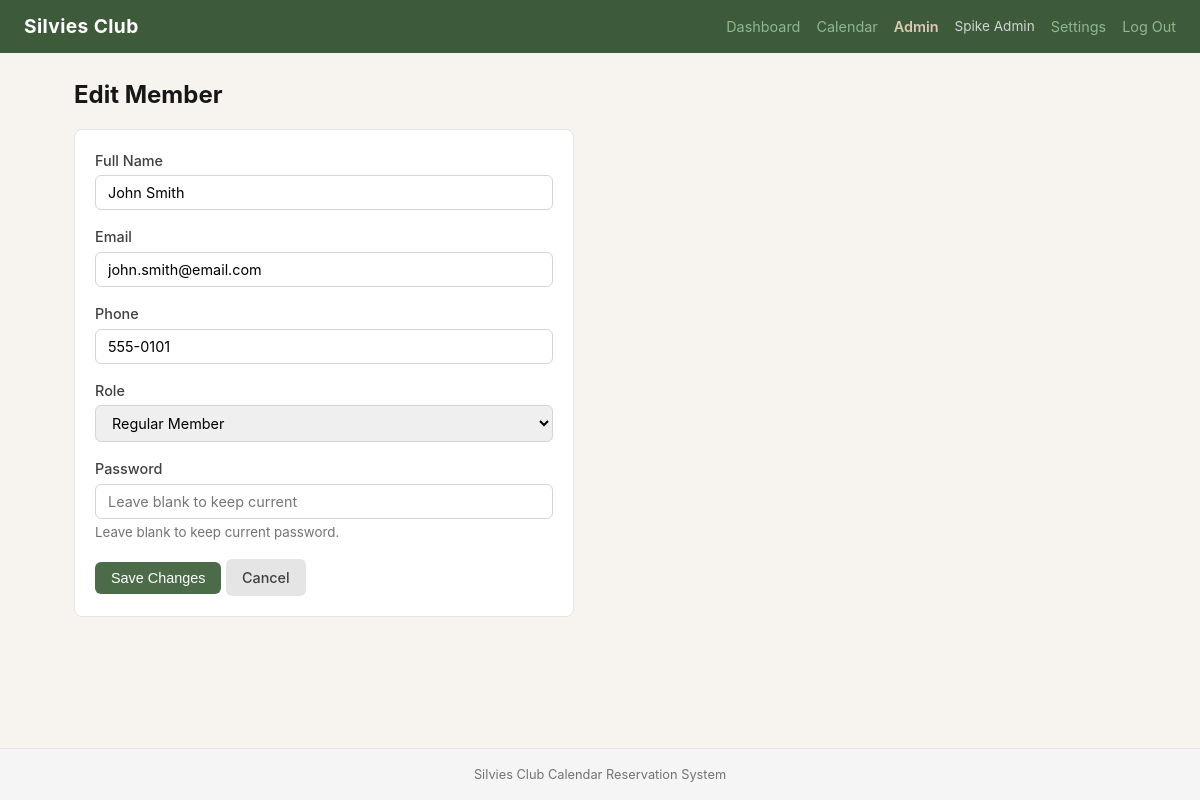
/admin/members/2/edit (signed in), run on the app's committed database.
### app/models.py (models this page shows, shortened)
class Member(UserMixin, db.Model):
    __tablename__ = 'members'
    id = db.Column(db.Integer, primary_key=True)
    name = db.Column(db.String(100), nullable=False)
    email = db.Column(db.String(120), unique=True, nullable=False)
    phone = db.Column(db.String(20), nullable=True)
    password_hash = db.Column(db.String(256), nullable=False)
    role = db.Column(db.String(20), nullable=False, default=MemberRole.REGULAR)
    is_active_member = db.Column(db.Boolean, default=True)
    created_at = db.Column(db.DateTime, default=datetime.utcnow)
    reservations = db.relationship('Reservation', backref='member', lazy='dynamic')
    draft_entries = db.relationship('DraftOrder', backref='member', lazy='dynamic')
    @property
    def is_admin(self):
        return self.role == MemberRole.ADMIN

### app/routes/admin.py (the view, shortened to what this page needs)
@admin_bp.route('/members/<int:member_id>/edit', methods=['GET', 'POST'])
@admin_required
def edit_member(member_id):
    member = Member.query.get_or_404(member_id)
    form = MemberForm(obj=member)
    return render_template('admin/member_form.html', form=form, editing=True, member=member)

### app/forms.py
class MemberForm(FlaskForm):
    name = StringField('Full Name', validators=[DataRequired(), Length(max=100)])
    email = StringField('Email', validators=[DataRequired(), Email()])
    phone = StringField('Phone', validators=[Optional(), Length(max=20)])
    role = SelectField('Role', choices=[
        ('regular', 'Regular Member'),
        ('lifetime', 'Lifetime Member'),
        ('admin', 'Admin (Spike)')
    ])
    password = PasswordField('Password', validators=[Optional(), Length(min=6)])
    submit = SubmitField('Save Member')

### app/models.py (called while the page is built)
@login_manager.user_loader
def load_user(user_id):
    return db.session.get(Member, int(user_id))

### app/routes/admin.py (called while the page is built)
def admin_required(f):
    @wraps(f)
    @login_required
    def decorated(*args, **kwargs):
        if not current_user.is_admin:
            abort(403)
        return f(*args, **kwargs)
    return decorated

### app/templates/admin/member_form.html (shortened to what this page needs)
{% extends "base.html" %}
{% block content %}
<div style="max-width: 500px;">
    <h1 style="font-size: 1.5rem; margin-bottom: 1rem;">{{ 'Edit' if editing else 'Add' }} Member</h1>
    <div class="card">
        <form method="POST">
            <div class="form-group">
                {{ form.name.label }}
                {{ form.name(placeholder="John Smith") }}
            </div>
            <div class="form-group">
                {{ form.email.label }}
                {{ form.email(placeholder="john@example.com") }}
            </div>
            <div class="form-group">
                {{ form.phone.label }}
                {{ form.phone(placeholder="555-0101") }}
            </div>
            <div class="form-group">
                {{ form.role.label }}
                {{ form.role() }}
            </div>
            <div class="form-group">
                {{ form.password.label }}
                {{ form.password(placeholder="Leave blank to keep current" if editing else "Initial password") }}
                <small class="text-muted">{% if editing %}Leave blank to keep current password.{% else %}Default: changeme{% endif %}</small>
            </div>
            <button type="submit" class="btn btn-primary">{{ 'Save Changes' if editing else 'Add Member' }}</button>
            <a href="{{ url_for('admin.members') }}" class="btn btn-secondary">Cancel</a>
        </form>
    </div>
</div>
{% endblock %}

### app/templates/base.html (shortened to what this page needs)
<!DOCTYPE html>
<html lang="en">
<head>
    <link rel="stylesheet" href="{{ url_for('static', filename='css/style.css') }}">
</head>
<body>
    <nav class="navbar">
        <div class="nav-brand">
            <a href="{{ url_for('main.dashboard') }}">Silvies Club</a>
        </div>
        {% if current_user.is_authenticated %}
        <div class="nav-links">
            <a href="{{ url_for('main.dashboard') }}">Dashboard</a>
            <a href="{{ url_for('calendar.view') }}">Calendar</a>
            {% if current_user.is_admin %}
            <a href="{{ url_for('admin.dashboard') }}" class="nav-admin">Admin</a>
            {% endif %}
            <span class="nav-user">{{ current_user.name }}</span>
            <a href="{{ url_for('auth.change_password') }}">Settings</a>
            <a href="{{ url_for('auth.logout') }}">Log Out</a>
        </div>
        {% endif %}
    </nav>
    <main class="container">
        {% block content %}{% endblock %}
    </main>
    <footer class="footer">
        <p>Silvies Club Calendar Reservation System</p>
    </footer>
</body>
</html>

### app/static/css/style.css (style rules this page uses)
:root { --green-dark: #3d5a3b; --green-mid: #4c6c49; --green-light: #90b88d; --green-bg: #e8f0e7; --brown-dark: #5c4a3a; --brown-mid: #8b755f; --brown-light: #baa17d; --sand: #dacbb2; --cream: #f7f4ef; --white: #ffffff; --gray-100: #f5f5f5; --gray-200: #e5e5e5; --gray-300: #d4d4d4; --gray-500: #737373; --gray-700: #404040; --gray-900: #171717; --red: #dc3545; --amber: #f59e0b; --blue: #3b82f6; }
* { box-sizing: border-box; margin: 0; padding: 0; }
body { font-family: -apple-system, BlinkMacSystemFont, 'Segoe UI', Roboto, sans-serif; background: var(--cream); color: var(--gray-900); line-height: 1.5; min-height: 100vh; display: flex; flex-direction: column; }
.navbar { background: var(--green-dark); color: var(--white); padding: 0.75rem 1.5rem; display: flex; justify-content: space-between; align-items: center; flex-wrap: wrap; gap: 0.5rem; }
.nav-brand a { color: var(--white); text-decoration: none; font-size: 1.2rem; font-weight: 700; letter-spacing: 0.02em; }
.nav-links { display: flex; gap: 1rem; align-items: center; flex-wrap: wrap; }
.nav-links a { color: var(--green-light); text-decoration: none; font-size: 0.9rem; }
.nav-admin { color: var(--sand) !important; font-weight: 600; }
.nav-user { color: var(--gray-300); font-size: 0.85rem; }
.container { max-width: 1100px; margin: 0 auto; padding: 1.5rem; flex: 1; width: 100%; }
.card { background: var(--white); border: 1px solid var(--gray-200); border-radius: 8px; padding: 1.25rem; margin-bottom: 1rem; }
.btn { display: inline-block; padding: 0.5rem 1rem; border: none; border-radius: 6px; font-size: 0.9rem; font-weight: 500; cursor: pointer; text-decoration: none; text-align: center; transition: background 0.15s; }
.btn-primary { background: var(--green-mid); color: var(--white); }
.btn-secondary { background: var(--gray-200); color: var(--gray-700); }
.form-group { margin-bottom: 1rem; }
.form-group label { display: block; font-weight: 500; margin-bottom: 0.25rem; font-size: 0.9rem; color: var(--gray-700); }
.form-group input, .form-group select, .form-group textarea { width: 100%; padding: 0.5rem 0.75rem; border: 1px solid var(--gray-300); border-radius: 6px; font-size: 0.9rem; font-family: inherit; }
.text-muted { color: var(--gray-500); }
.footer { background: var(--gray-100); text-align: center; padding: 1rem; color: var(--gray-500); font-size: 0.8rem; border-top: 1px solid var(--gray-200); margin-top: auto; }

### data on the page
Member: name "Spike Admin"
Member: name "John Smith", email "john.smith@email.com", phone "555-0101", role "Regular Member"

### other printed values
{{ 'Edit' if editing else 'Add' }} "Edit"
{{ 'Save Changes' if editing else 'Add Member' }} "Save Changes"
